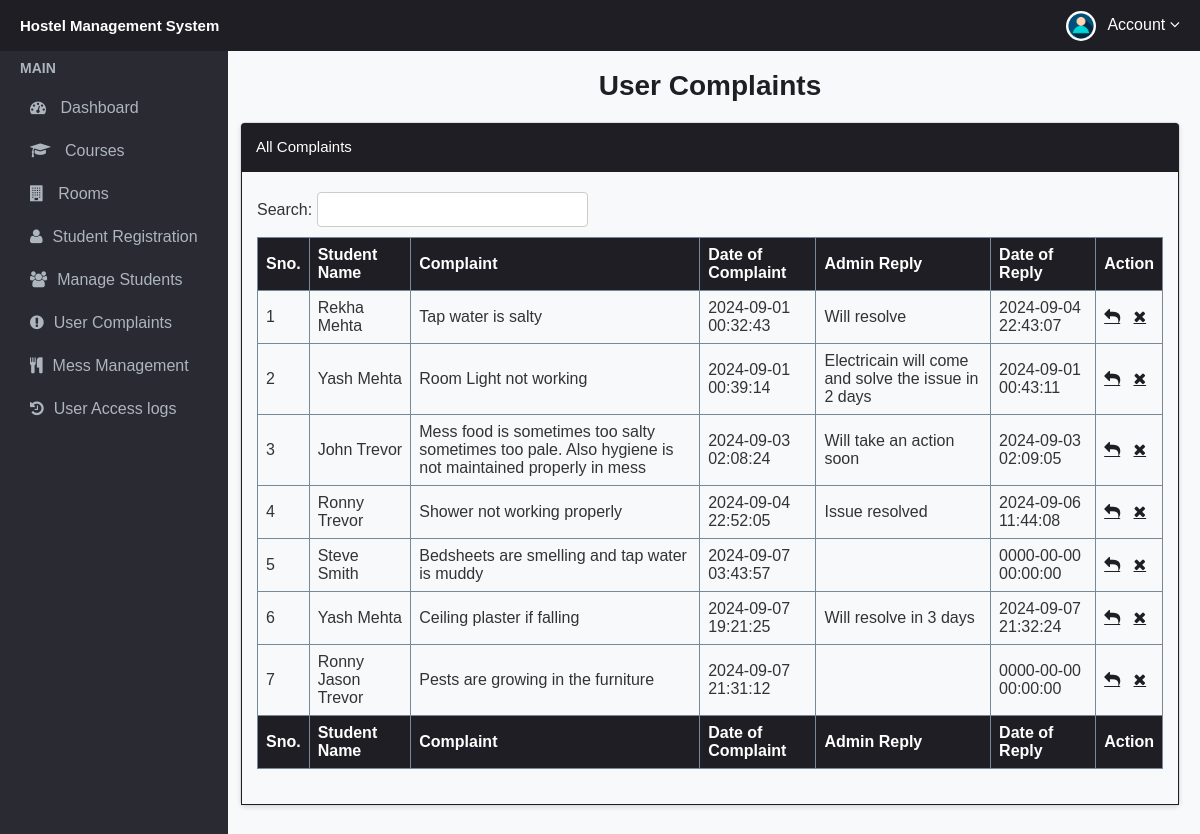
/admin/user_complaints.php (signed in), run on the app's committed database.
### tables this page shows
CREATE TABLE `complaints` (
  `id` int(5) NOT NULL,
  `userid` int(11) DEFAULT NULL,
  `student_name` varchar(50) NOT NULL,
  `student_complaint` varchar(800) NOT NULL,
  `date_of_complaint` datetime NOT NULL DEFAULT current_timestamp(),
  `admin_reply` varchar(400) NOT NULL,
  `date_of_adminreply` datetime NOT NULL
);

### admin/user_complaints.php (the view, shortened to what this page needs)
<?php
include("includes/config.php");
$sql = "SELECT id, student_name, student_complaint, date_of_complaint, admin_reply, date_of_adminreply FROM complaints";
$stmt = $mysqli->prepare($sql);
$stmt->execute();
$result = $stmt->get_result();
?>
<!doctype html>
<html lang="en" class="no-js">
<head>
    <link rel="stylesheet" href="css/font-awesome.min.css">
    <link rel="stylesheet" href="css/header_and_sidebar.css">
    <link rel="stylesheet" href="css/user_complaints.css">
</head>
<body>
    <?php include('includes/header.php'); ?>
    <?php include('includes/sidebar.php'); ?>
    <div class="content-wrapper">
        <h2 class="page-title" style="margin-top:50px;">User Complaints</h2>
        <div class="panel panel-default">
            <div class="panel-heading">All Complaints</div>
            <div class="panel-body">
                Search: <input type="text" id="myinp" onkeyup="searchfun()" placeholder="" title="Type in a name"
                    style="margin-bottom:10px;">
                <table id="zctb" cellspacing="0" width="100%">
                    <thead>
                        <tr>
                            <th>Sno.</th>
                            <th>Student Name</th>
                            <th>Complaint</th>
                            <th>Date of Complaint</th>
                            <th>Admin Reply</th>
                            <th>Date of Reply</th>
                            <th>Action</th>
                        </tr>
                    </thead>
                    <tfoot>
                        <tr>
                            <th>Sno.</th>
                            <th>Student Name</th>
                            <th>Complaint</th>
                            <th>Date of Complaint</th>
                            <th>Admin Reply</th>
                            <th>Date of Reply</th>
                            <th>Action</th>
                        </tr>
                    </tfoot>
                    <tbody id="mytab">
                        <?php
                        $cnt = 1;
                        if ($result->num_rows > 0) {
                            while ($row = $result->fetch_object()) {
                                ?>
                                <tr>
                                    <td><?php echo $cnt; ?></td>
                                    <td><?php echo $row->student_name; ?></td>
                                    <td><?php echo $row->student_complaint; ?></td>
                                    <td><?php echo $row->date_of_complaint; ?></td>
                                    <td><?php echo $row->admin_reply; ?></td>
                                    <td><?php echo $row->date_of_adminreply; ?></td>
                                    <td>
                                        <a href="user_complaints.php?reply_id=<?php echo $row->id; ?>" class="fa fa-reply"
                                            title="Reply"></a>&nbsp;&nbsp;
                                        <a href="user_complaints.php?delete_id=<?php echo $row->id; ?>" class="fa fa-close"
                                            title="Delete"
                                            onclick="return confirm('Are you sure you want to delete this complaint?');"></a>
                                    </td>
                                </tr>
                                <?php
                                $cnt++;
                            }
                        } else {
                            ?>
                            <tr>
                                <td colspan="7">No complaints found</td>
                            </tr>
                            <?php
                        }
                        ?>
                    </tbody>
                </table>
            </div>
        </div>
    </div>
</body>
</html>

### admin/css/user_complaints.css (style rules this page uses)
body { font-family: Arial, sans-serif; background-color: #f8f9fa; color: #333; margin: 0; padding: 0; }
.content-wrapper { margin-left: 220px; padding: 20px; background-color: #f8f9fa; min-height: 100vh; }
.page-title { font-size: 28px; font-weight: bold; color: #1e1e24; text-align: center; margin-bottom: 20px; }
.panel { border: 1px solid #ddd; border-radius: 5px; box-shadow: 0 2px 4px rgba(0, 0, 0, 0.1); margin-bottom: 20px; }
.panel-heading { background-color: #1e1e24; color: #fff; padding: 15px 15px; border-bottom: 1px solid #1e1e24; font-size : 15px; border-top-left-radius: 3.5px; border-top-right-radius: 3.5px; }
.panel-body { padding: 15px; border : 1px solid #1e1e24; }
#myinp { width: 30%; padding: 8px; margin-bottom: 10px; border: 1px solid #ccc; border-radius: 4px; }
table { width: 100%; border-collapse: collapse; margin-bottom: 20px; }
th, td { border: 1px solid lightslategray; padding: 8px; text-align: left; }
th { background-color: #1e1e24; color: white; }
td { word-wrap: break-word; white-space: normal; }
input[type="text"], textarea { width: 100%; padding: 10px; border: 1px solid #ccc; border-radius: 4px; box-sizing: border-box; margin-bottom: 15px; font-size: 15px; margin-top:5px; }
.fa-reply, .fa-close { color: #1e1e24; cursor: pointer; }

### data on the page
complaints: student_name "Rekha Mehta", student_complaint "Tap water is salty", date_of_complaint "2024-09-01 00:32:43", admin_reply "Will resolve", date_of_adminreply "2024-09-04 22:43:07"
complaints: student_name "Yash Mehta", student_complaint "Room Light not working", date_of_complaint "2024-09-01 00:39:14", admin_reply "Electricain will come and solve the issue in 2 days", date_of_adminreply "2024-09-01 00:43:11"
complaints: student_name "John Trevor", student_complaint "Mess food is sometimes too salty sometimes too pale. Also hygiene is not maintained properly in mess", date_of_complaint "2024-09-03 02:08:24", admin_reply "Will take an action soon", date_of_adminreply "2024-09-03 02:09:05"
complaints: student_name "Ronny Trevor", student_complaint "Shower not working properly", date_of_complaint "2024-09-04 22:52:05", admin_reply "Issue resolved", date_of_adminreply "2024-09-06 11:44:08"
complaints: student_name "Steve Smith", student_complaint "Bedsheets are smelling and tap water is muddy", date_of_complaint "2024-09-07 03:43:57", date_of_adminreply "0000-00-00 00:00:00"
complaints: student_name "Yash Mehta", student_complaint "Ceiling plaster if falling", date_of_complaint "2024-09-07 19:21:25", admin_reply "Will resolve in 3 days", date_of_adminreply "2024-09-07 21:32:24"
complaints: student_name "Ronny Jason Trevor", student_complaint "Pests are growing in the furniture", date_of_complaint "2024-09-07 21:31:12", date_of_adminreply "0000-00-00 00:00:00"
